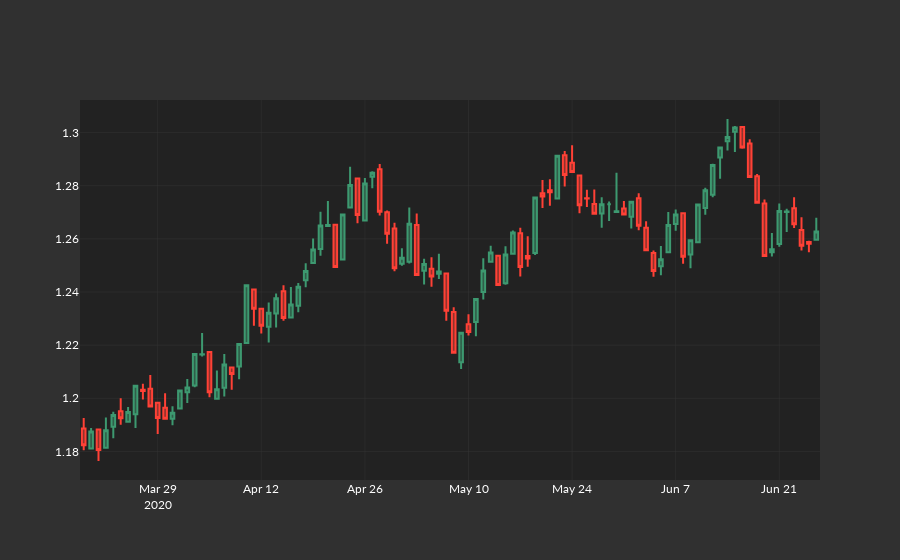

Notebook code for this chart:
### Code cell
import numpy as np
import pandas as pd
import plotly.graph_objects as go
from plotly.subplots import make_subplots


def genMockDataFrame(
    days,
    start_price,
    colName,
    startDate,
    seed=None,
):
    periods = days * 24
    np.random.seed(seed)

    P = np.around(
        start_price + np.random.normal(scale=0.0018, size=periods).cumsum(), 4
    )
    P = [round(i, 4) for i in P]

    fxDF = pd.DataFrame(
        {
            "ticker": [colName] * periods,
            "price": P,
        },
        index=pd.date_range(startDate, periods=periods, freq="H"),
    )

    return fxDF.price.resample("D").ohlc()


df = genMockDataFrame(100, 1.1904, "BTCUSDT", "19/3/2020", seed=None)

fig = go.Figure(
    data=go.Candlestick(
        x=df.index,
        open=df["open"],
        high=df["high"],
        low=df["low"],
        close=df["close"],
    )
)
fig.update_layout(xaxis_rangeslider_visible=False)
fig.show()
